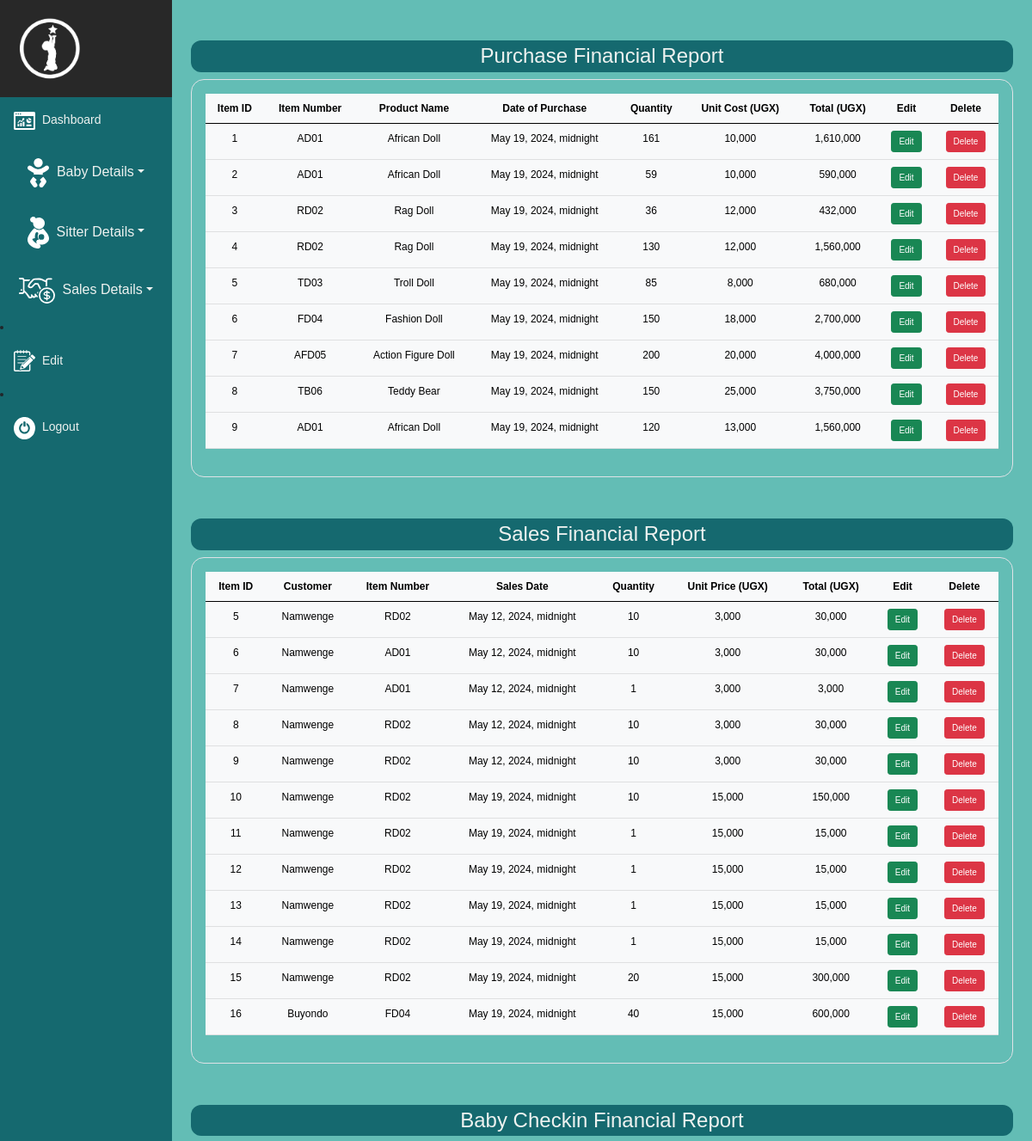
The page /financereport/ (signed in, upper part) on the database as committed earlier.
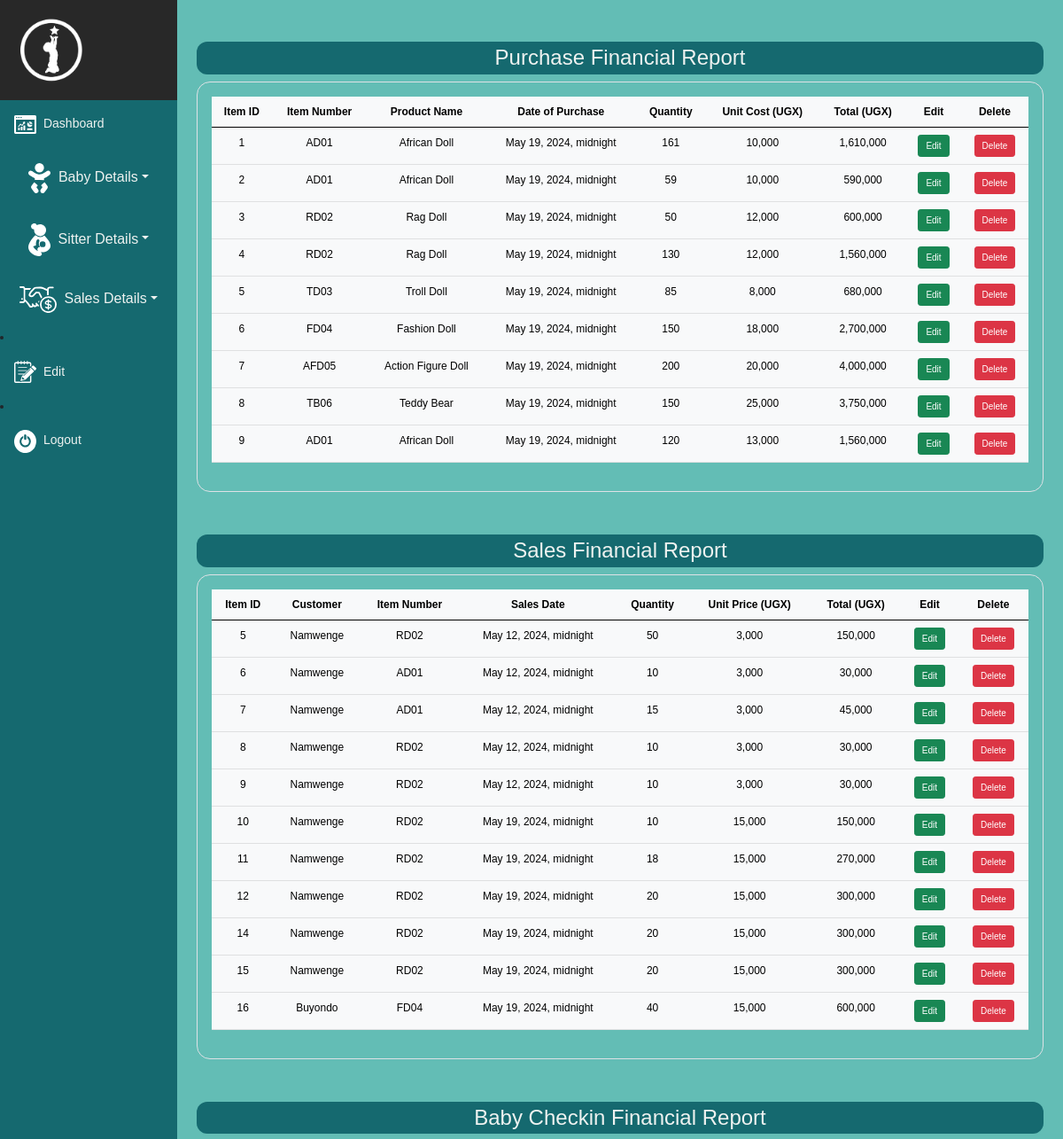
The same page on the database as committed later.
### atsapp/models.py (models this page shows, shortened)
class Purchase(models.Model):
    po_item_number = models.CharField(max_length=20)
    po_product_name = models.CharField(max_length=50)
    po_unit_cost = models.IntegerField()
    po_purchase_date = models.DateTimeField()
    po_entry_date = models.DateTimeField()
    po_quantity = models.PositiveSmallIntegerField()
    @property
    def total(self):
        return self.po_unit_cost*self.po_quantity
    def __str__(self):
        return self.po_item_number

class Sales(models.Model):
    so_baby_id = models.ForeignKey(Baby_Register, on_delete=models.CASCADE)
    so_date_created = models.DateTimeField()
    so_item_number = models.ForeignKey(Purchase, on_delete=models.CASCADE)
    so_unit_price = models.IntegerField()
    so_quantity = models.PositiveSmallIntegerField()
    @property
    def total(self):
        return self.so_unit_price*self.so_quantity

class Baby_Register(models.Model):
    babiz_sur_name = models.CharField(max_length=20)
    babiz_other_names = models.CharField(max_length=20)
    babiz_gender = models.CharField(max_length=20, choices=[('Male', 'Male'), ('Female', 'Female')])
    babiz_date_of_birth = models.DateField()
    parentz_sur_name = models.CharField(max_length=20)
    parentz_other_names = models.CharField(max_length=20)
    parentz_gender = models.CharField(max_length=20, choices=[('Male', 'Male'), ('Female', 'Female')])
    parentz_date_of_birth = models.DateField()
    parentz_telephone = models.IntegerField()
    parentz_address = models.CharField(max_length=50)
    parentz_email = models.EmailField(max_length=50)
    def __str__(self):
        return self.babiz_sur_name

### atsapp/views.py (the view)
# urls.py: path('financereport/', views.finance_report, name='financereport'),
@login_required
def finance_report(request):
    checkin_finance_report = Checkin.objects.all()
    checkout_finance_report = Checkout.objects.all()
    sales_finance_report = Sales.objects.all()
    purchases_finance_report = Purchase.objects.all()
    return render(request, 'atsapp/financereport.html', {'checkin_finance_report': checkin_finance_report, 'checkout_finance_report': checkout_finance_report, 'sales_finance_report': sales_finance_report, 'purchases_finance_report': purchases_finance_report})

### atsapp/models.py (called while the page is built)
    def __str__(self):
        return self.sit_sur_name

### atsapp/templates/atsapp/financereport.html (shortened to what this page needs)
{% extends 'atsapp/base.html' %}
{% load static %}
{% block content %}
{% load humanize %}
<div class="container mt-4" style = "font-size: 12px; border-radius: 40px">
  <h4  class="infoheading">Purchase Financial Report</h4>
  <div class="border p-3 overflow-scroll" style = "border-radius: 15px;">
    <table class="table table table-hover table-light">
      <thead>
        <tr>
          <th scope="col">Item ID</th>
          <th scope="col">Item Number</th>
          <th scope="col">Product Name</th>
          <th scope="col">Date of Purchase</th>
          <th scope="col">Quantity</th>
          <th scope="col">Unit Cost (UGX)</th>
          <th scope="col">Total (UGX)</th>
          <th scope="col">Edit</th>
          <th scope="col">Delete</th>
        </tr>
      </thead>
      <tbody>
        {% for purchase_report in purchases_finance_report %}
        <tr>
          <td>{{ purchase_report.id }}</td>
          <td>{{ purchase_report.po_item_number }}</td>
          <td>{{ purchase_report.po_product_name }}</td>
          <td>{{ purchase_report.po_purchase_date }}</td>
          <td>{{ purchase_report.po_quantity }}</td>
          <td>{{ purchase_report.po_unit_cost|intcomma }}</td>
          <td>{{ purchase_report.total|intcomma }}</td>
          <td><a class = "btn btn-sm btn-success" href="{% url 'edit_inventory' purchase_report.id %}" style = "font-size: 10px;">Edit</a></td>
          <td><a class = "btn btn-sm btn-danger" href= "{% url 'delete_inventory' purchase_report.id %}" style = "font-size: 10px;">Delete</a></td>
        </tr>
        {% endfor %}
      </tbody>
    </table>
</div>
</div>
<div class="container mt-4" style = "font-size: 12px; border-radius: 40px">
  <h4  class="infoheading">Sales Financial Report</h4>
  <div class="border p-3 overflow-scroll" style = "border-radius: 15px;">
    <table class="table table table-hover table-light">
      <thead>
        <tr>
          <th scope="col">Item ID</th>
          <th scope="col">Customer</th>
          <th scope="col">Item Number</th>
          <th scope="col">Sales Date</th>
          <th scope="col">Quantity</th>
          <th scope="col">Unit Price (UGX)</th>
          <th scope="col">Total (UGX)</th>
          <th scope="col">Edit</th>
          <th scope="col">Delete</th>
        </tr>
      </thead>
      <tbody>
        {% for sales_report in sales_finance_report %}
        <tr>
          <td>{{ sales_report.id }}</td>
          <td>{{ sales_report.so_baby_id }}</td>
          <td>{{ sales_report.so_item_number }}</td>
          <td>{{ sales_report.so_date_created }}</td>
          <td>{{ sales_report.so_quantity }}</td>
          <td>{{ sales_report.so_unit_price|intcomma }}</td>
          <td>{{ sales_report.total|intcomma }}</td>
          <td><a class = "btn btn-sm btn-success" href="{% url 'edit_sales' sales_report.id %}" style = "font-size: 10px;">Edit</a></td>
          <td><a class = "btn btn-sm btn-danger" href= "{% url 'delete_sales' sales_report.id %}" style = "font-size: 10px;">Delete</a></td>
        </tr>
        {% endfor %}
      </tbody>
    </table>
</div>
</div>
<div class="container mt-4" style = "font-size: 12px; border-radius: 40px">
  <h4  class="infoheading">Baby Checkin Financial Report</h4>
  </div>
{% endblock %}

Rows that differ between the two databases and show on the page:
removed Sales: id "13", so_baby_id "Namwenge", so_item_number "RD02", so_date_created "May 19, 2024, midnight", so_quantity "1", so_unit_price "15,000", total "15,000"
changed Purchase id 3: po_quantity "36" → "50"; total "432,000" → "600,000"
changed Sales id 5: so_quantity "10" → "50"; total "30,000" → "150,000"
changed Sales id 7: so_quantity "1" → "15"; total "3,000" → "45,000"
changed Sales id 11: so_quantity "1" → "18"; total "15,000" → "270,000"
changed Sales id 12: so_quantity "1" → "20"; total "15,000" → "300,000"
changed Sales id 14: so_quantity "1" → "20"; total "15,000" → "300,000"
